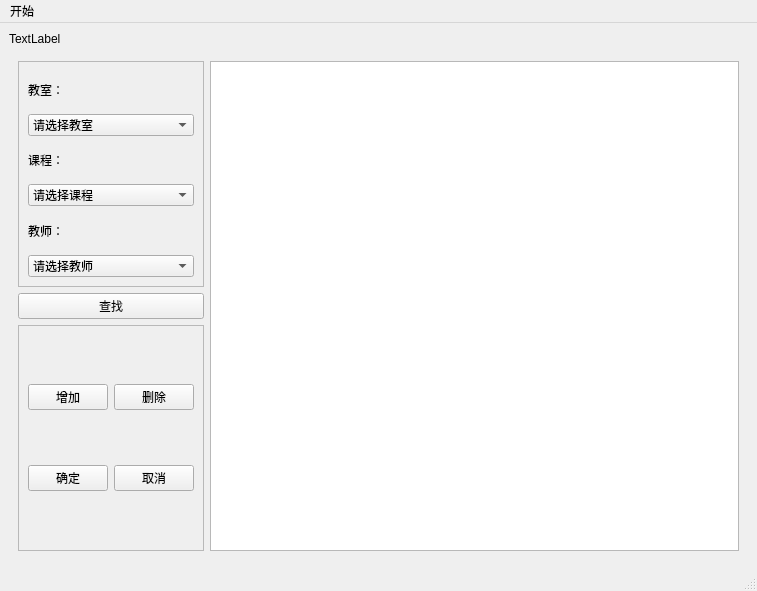
<?xml version="1.0" encoding="UTF-8"?>
<ui version="4.0">
 <class>MainWindow</class>
 <widget class="QMainWindow" name="MainWindow">
  <property name="geometry">
   <rect>
    <x>0</x>
    <y>0</y>
    <width>757</width>
    <height>591</height>
   </rect>
  </property>
  <property name="maximumSize">
   <size>
    <width>10000000</width>
    <height>10000000</height>
   </size>
  </property>
  <property name="windowTitle">
   <string>MainWindow</string>
  </property>
  <widget class="QWidget" name="centralwidget">
   <layout class="QGridLayout" name="gridLayout_4">
    <item row="0" column="0">
     <widget class="QLabel" name="label_title">
      <property name="text">
       <string>TextLabel</string>
      </property>
     </widget>
    </item>
    <item row="2" column="0">
     <widget class="QStackedWidget" name="stackedWidget">
      <property name="currentIndex">
       <number>2</number>
      </property>
      <widget class="QWidget" name="teacher">
       <layout class="QGridLayout" name="gridLayout">
        <item row="1" column="0">
         <widget class="QPushButton" name="pushButton_T_add">
          <property name="text">
           <string>增加</string>
          </property>
         </widget>
        </item>
        <item row="1" column="6">
         <widget class="QPushButton" name="pushButton_T_cancel">
          <property name="text">
           <string>取消</string>
          </property>
         </widget>
        </item>
        <item row="1" column="1">
         <spacer name="horizontalSpacer">
          <property name="orientation">
           <enum>Qt::Horizontal</enum>
          </property>
          <property name="sizeHint" stdset="0">
           <size>
            <width>33</width>
            <height>20</height>
           </size>
          </property>
         </spacer>
        </item>
        <item row="2" column="2" colspan="3">
         <widget class="QLineEdit" name="lineEdit_T_find"/>
        </item>
        <item row="1" column="4">
         <widget class="QPushButton" name="pushButton_T_sure">
          <property name="text">
           <string>确定</string>
          </property>
         </widget>
        </item>
        <item row="1" column="5">
         <spacer name="horizontalSpacer_3">
          <property name="orientation">
           <enum>Qt::Horizontal</enum>
          </property>
          <property name="sizeHint" stdset="0">
           <size>
            <width>33</width>
            <height>20</height>
           </size>
          </property>
         </spacer>
        </item>
        <item row="2" column="6">
         <widget class="QPushButton" name="pushButton_T_find">
          <property name="text">
           <string>查找</string>
          </property>
         </widget>
        </item>
        <item row="1" column="3">
         <spacer name="horizontalSpacer_2">
          <property name="orientation">
           <enum>Qt::Horizontal</enum>
          </property>
          <property name="sizeHint" stdset="0">
           <size>
            <width>33</width>
            <height>20</height>
           </size>
          </property>
         </spacer>
        </item>
        <item row="0" column="0" colspan="7">
         <widget class="QTableView" name="tableView_T"/>
        </item>
        <item row="1" column="2">
         <widget class="QPushButton" name="pushButton_T_del">
          <property name="text">
           <string>删除</string>
          </property>
         </widget>
        </item>
        <item row="2" column="0" colspan="2">
         <widget class="QLabel" name="label">
          <property name="text">
           <string>请输入教师号：</string>
          </property>
         </widget>
        </item>
       </layout>
      </widget>
      <widget class="QWidget" name="classrom">
       <layout class="QGridLayout" name="gridLayout_2">
        <item row="0" column="0" colspan="7">
         <widget class="QTableView" name="tableView_room"/>
        </item>
        <item row="1" column="0">
         <widget class="QPushButton" name="pushButton_room_add">
          <property name="text">
           <string>增加</string>
          </property>
         </widget>
        </item>
        <item row="1" column="1">
         <spacer name="horizontalSpacer_5">
          <property name="orientation">
           <enum>Qt::Horizontal</enum>
          </property>
          <property name="sizeHint" stdset="0">
           <size>
            <width>33</width>
            <height>20</height>
           </size>
          </property>
         </spacer>
        </item>
        <item row="1" column="2">
         <widget class="QPushButton" name="pushButton_room_del">
          <property name="text">
           <string>删除</string>
          </property>
         </widget>
        </item>
        <item row="1" column="3">
         <spacer name="horizontalSpacer_4">
          <property name="orientation">
           <enum>Qt::Horizontal</enum>
          </property>
          <property name="sizeHint" stdset="0">
           <size>
            <width>33</width>
            <height>20</height>
           </size>
          </property>
         </spacer>
        </item>
        <item row="1" column="4">
         <widget class="QPushButton" name="pushButton_room_sure">
          <property name="text">
           <string>确定</string>
          </property>
         </widget>
        </item>
        <item row="1" column="5">
         <spacer name="horizontalSpacer_6">
          <property name="orientation">
           <enum>Qt::Horizontal</enum>
          </property>
          <property name="sizeHint" stdset="0">
           <size>
            <width>33</width>
            <height>20</height>
           </size>
          </property>
         </spacer>
        </item>
        <item row="1" column="6">
         <widget class="QPushButton" name="pushButton_room_cancel">
          <property name="text">
           <string>取消</string>
          </property>
         </widget>
        </item>
        <item row="2" column="0" colspan="2">
         <widget class="QLabel" name="label_2">
          <property name="text">
           <string>请输入教室号：</string>
          </property>
         </widget>
        </item>
        <item row="2" column="2" colspan="3">
         <widget class="QLineEdit" name="lineEdit_room_find"/>
        </item>
        <item row="2" column="6">
         <widget class="QPushButton" name="pushButton_room_find">
          <property name="text">
           <string>查找</string>
          </property>
         </widget>
        </item>
       </layout>
      </widget>
      <widget class="QWidget" name="arrange">
       <layout class="QGridLayout" name="gridLayout_6">
        <item row="0" column="0">
         <widget class="QFrame" name="frame">
          <property name="frameShape">
           <enum>QFrame::StyledPanel</enum>
          </property>
          <property name="frameShadow">
           <enum>QFrame::Raised</enum>
          </property>
          <layout class="QVBoxLayout" name="verticalLayout">
           <item>
            <widget class="QLabel" name="label_3">
             <property name="text">
              <string>教室：</string>
             </property>
            </widget>
           </item>
           <item>
            <widget class="QComboBox" name="comboBox_arr_find_class">
             <item>
              <property name="text">
               <string>请选择教室</string>
              </property>
             </item>
            </widget>
           </item>
           <item>
            <widget class="QLabel" name="label_4">
             <property name="text">
              <string>课程：</string>
             </property>
            </widget>
           </item>
           <item>
            <widget class="QComboBox" name="comboBox_arr_find_cno">
             <item>
              <property name="text">
               <string>请选择课程</string>
              </property>
             </item>
            </widget>
           </item>
           <item>
            <widget class="QLabel" name="label_5">
             <property name="text">
              <string>教师：</string>
             </property>
            </widget>
           </item>
           <item>
            <widget class="QComboBox" name="comboBox_arr_find_tno">
             <item>
              <property name="text">
               <string>请选择教师</string>
              </property>
             </item>
            </widget>
           </item>
          </layout>
         </widget>
        </item>
        <item row="0" column="1" rowspan="3">
         <widget class="QTableView" name="tableView_arr"/>
        </item>
        <item row="1" column="0">
         <widget class="QPushButton" name="pushButton_arr_find">
          <property name="text">
           <string>查找</string>
          </property>
         </widget>
        </item>
        <item row="2" column="0">
         <widget class="QFrame" name="frame_2">
          <property name="frameShape">
           <enum>QFrame::StyledPanel</enum>
          </property>
          <property name="frameShadow">
           <enum>QFrame::Raised</enum>
          </property>
          <layout class="QGridLayout" name="gridLayout_5">
           <item row="0" column="0">
            <widget class="QPushButton" name="pushButton_arr_add">
             <property name="text">
              <string>增加</string>
             </property>
            </widget>
           </item>
           <item row="0" column="1">
            <widget class="QPushButton" name="pushButton_arr_del">
             <property name="text">
              <string>删除</string>
             </property>
            </widget>
           </item>
           <item row="1" column="0">
            <widget class="QPushButton" name="pushButton_arr_sure">
             <property name="text">
              <string>确定</string>
             </property>
            </widget>
           </item>
           <item row="1" column="1">
            <widget class="QPushButton" name="pushButton_arr_cancel">
             <property name="text">
              <string>取消</string>
             </property>
            </widget>
           </item>
          </layout>
         </widget>
        </item>
       </layout>
      </widget>
      <widget class="QWidget" name="find"/>
     </widget>
    </item>
   </layout>
  </widget>
  <widget class="QMenuBar" name="menubar">
   <property name="geometry">
    <rect>
     <x>0</x>
     <y>0</y>
     <width>757</width>
     <height>26</height>
    </rect>
   </property>
   <widget class="QMenu" name="menu">
    <property name="title">
     <string>开始</string>
    </property>
    <addaction name="action_classrom"/>
    <addaction name="action_teacher"/>
    <addaction name="action_arr"/>
    <addaction name="action"/>
   </widget>
   <addaction name="menu"/>
  </widget>
  <widget class="QStatusBar" name="statusbar"/>
  <action name="action_classrom">
   <property name="text">
    <string>教室管理</string>
   </property>
  </action>
  <action name="action_teacher">
   <property name="text">
    <string>教师管理</string>
   </property>
  </action>
  <action name="action_arr">
   <property name="text">
    <string>教学安排管理</string>
   </property>
  </action>
  <action name="action">
   <property name="text">
    <string>退出登录</string>
   </property>
  </action>
 </widget>
 <resources/>
 <connections/>
</ui>
